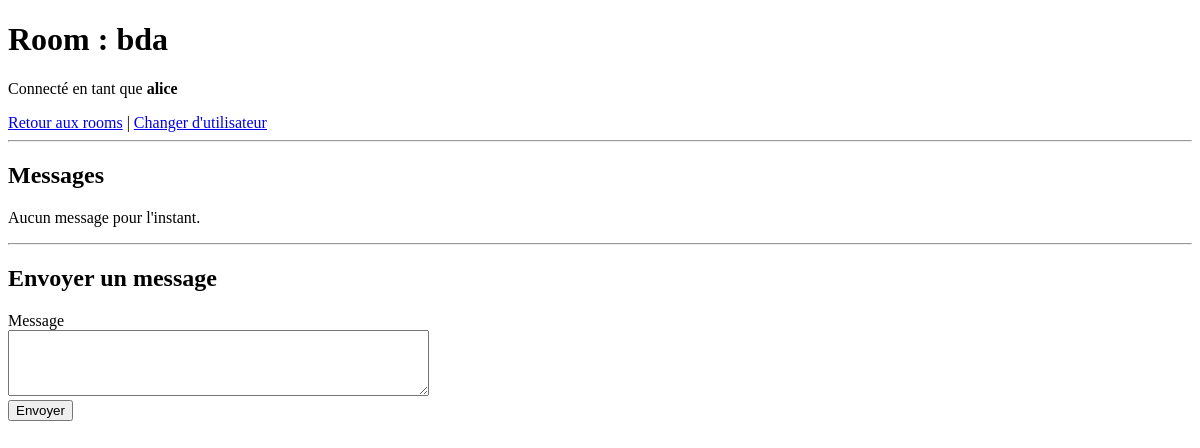
Page /1/room/3/ on the earlier database version.
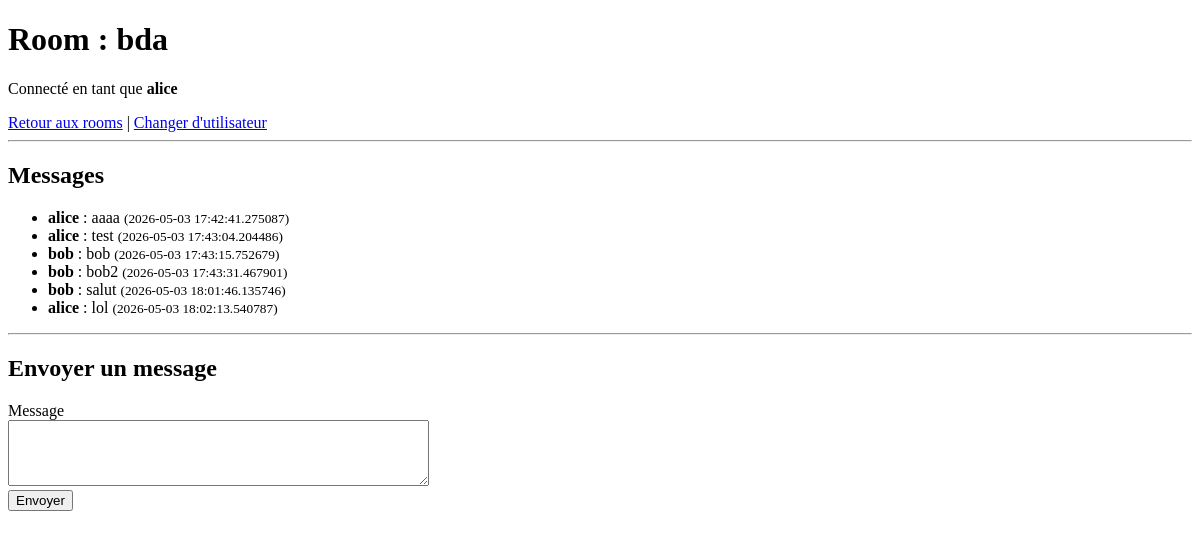
Same page on the later database version.
### backend/models.py (models this page shows)
class Room(SQLModel, table=True):
    id: int | None = Field(default=None, primary_key=True)
    name: str = Field(index=True, unique=True)

class User(SQLModel, table=True):
    id: int | None = Field(default=None, primary_key=True)
    name: str
    is_active: bool = True

class Message(SQLModel, table=True):
    id: int | None = Field(default=None, primary_key=True)
    user_id: int = Field(foreign_key="user.id")
    room_id: int = Field(foreign_key="room.id")
    content: str
    created_at: datetime = Field(default_factory=datetime.utcnow)

### backend/main.py (the view)
@app.get("/{user_id}/room/{room_id}/", response_class=HTMLResponse)
def room_page(request: Request, user_id: int, room_id: int, session: Session = Depends(get_session)):
    user = session.get(models.User, user_id)
    room = session.get(models.Room, room_id)
    messages = session.exec(select(models.Message).where(models.Message.room_id == room_id)).all()
    users = session.exec(select(models.User)).all()
    user_by_id = {user.id: user for user in users}
    return templates.TemplateResponse(
        request=request,
        name="room.html",
        context={
            "user": user,
            "room": room,
            "messages": messages,
            "user_by_id": user_by_id,
        }
    )

### backend/templates/room.html (shortened to what this page needs)
<!DOCTYPE html>
<html lang="fr">
<head>
</head>
<body>
    <header>
        <h1>Room : {{ room.name }}</h1>
        <p>Connecté en tant que <strong>{{ user.name }}</strong></p>
        <nav>
            <a href="/rooms?user_id={{ user.id }}">Retour aux rooms</a>
            |
            <a href="/">Changer d'utilisateur</a>
        </nav>
    </header>
    <hr>
    <main>
        <section>
            <h2>Messages</h2>
            {% if messages %}
                <ul>
                    {% for message in messages %}
                        <li>
                            <strong>
                                {% if message.user_id in user_by_id %}
                                    {{ user_by_id[message.user_id].name }}
                                {% else %}
                                    Utilisateur inconnu
                                {% endif %}
                            </strong>
                            :
                            {{ message.content }}
                            {% if message.created_at %}
                                <small>({{ message.created_at }})</small>
                            {% endif %}
                        </li>
                    {% endfor %}
                </ul>
            {% else %}
                <p>Aucun message pour l'instant.</p>
            {% endif %}
        </section>
        <hr>
        <section>
            <h2>Envoyer un message</h2>
            <form method="post" action="/rooms/{{ room.id }}/send-messages/">
                <label for="content">Message</label>
                <br>
                <textarea
                    id="content"
                    name="content"
                    rows="4"
                    cols="50"
                    required
                ></textarea>
                <br>
                <button type="submit">Envoyer</button>
            </form>
        </section>
    </main>
</body>
</html>

Differences in the rows shown:
added Message: {{ user_by_id[message.user_id].name }} "alice", content "aaaa", created_at "2026-05-03 17:42:41.275087"
added Message: {{ user_by_id[message.user_id].name }} "alice", content "test", created_at "2026-05-03 17:43:04.204486"
added Message: content "bob", created_at "2026-05-03 17:43:15.752679"
now on this page (row unchanged): User: name "bob"
added Message: content "bob2", created_at "2026-05-03 17:43:31.467901"
added Message: content "salut", created_at "2026-05-03 18:01:46.135746"
added Message: {{ user_by_id[message.user_id].name }} "alice", content "lol", created_at "2026-05-03 18:02:13.540787"
Other differences:
text no longer shown: "Aucun message pour l'instant."
